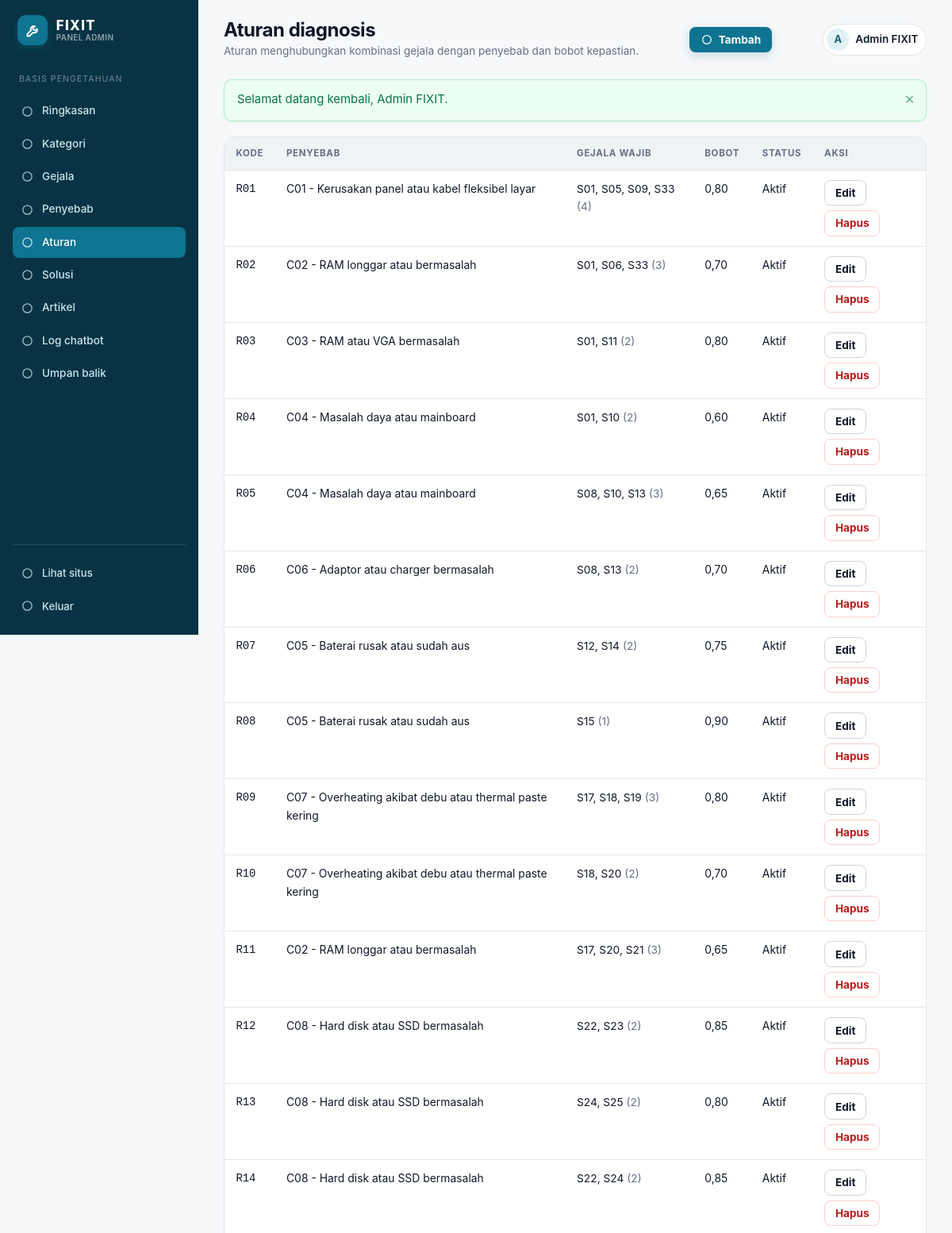
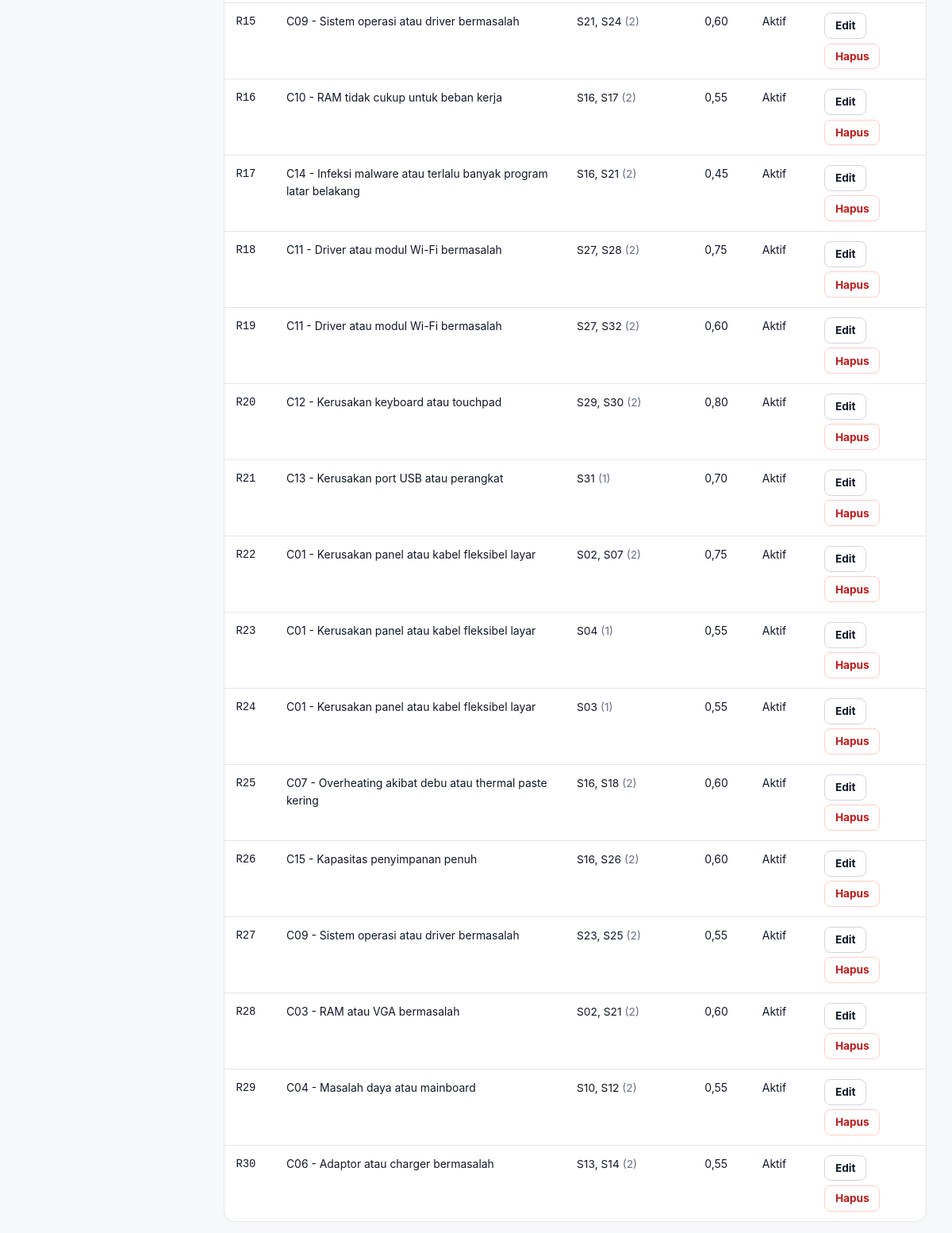
Screenshot of /admin/aturan.php (signed in) with the database file from the repository (2 pictures, top to bottom).
### tables this page shows
CREATE TABLE rules (
  id INT UNSIGNED AUTO_INCREMENT PRIMARY KEY,
  cause_id INT UNSIGNED NOT NULL,
  kode VARCHAR(10) NOT NULL UNIQUE,
  bobot DECIMAL(3,2) NOT NULL DEFAULT 0.50,
  aktif TINYINT(1) NOT NULL DEFAULT 1,
  CONSTRAINT fk_rules_cause FOREIGN KEY (cause_id)
    REFERENCES causes (id) ON DELETE CASCADE
);

CREATE TABLE causes (
  id INT UNSIGNED AUTO_INCREMENT PRIMARY KEY,
  kode VARCHAR(10) NOT NULL UNIQUE,
  nama_penyebab VARCHAR(150) NOT NULL,
  deskripsi TEXT NULL,
  tingkat_risiko ENUM('rendah', 'sedang', 'tinggi') NOT NULL DEFAULT 'sedang'
);

### includes/functions.php (called while the page is built, shortened)
<?php
function e(mixed $value): string
{
    return htmlspecialchars((string) $value, ENT_QUOTES, 'UTF-8');
}

### admin/aturan.php (the view, shortened to what this page needs)
<?php
require_once __DIR__ . '/../includes/bootstrap.php';
require_once __DIR__ . '/_layout.php';
$mode = $_GET['action'] ?? 'list';
$aksi = $mode === 'list'
    ? '<a class="btn btn-primary btn-sm" href="?action=new">' . admin_icon('tambah') . ' Tambah</a>'
    : '<a class="btn btn-ghost btn-sm" href="' . url('/admin/aturan.php') . '">Kembali</a>';
?>
<?php if ($mode === 'list'): ?>
    <?php
    $daftar = $pdo->query(
        'SELECT r.*, c.kode AS kode_penyebab, c.nama_penyebab,
                (SELECT COUNT(*) FROM rule_symptoms rs WHERE rs.rule_id = r.id) AS jumlah_gejala
         FROM rules r JOIN causes c ON c.id = r.cause_id
         ORDER BY r.kode'
    )->fetchAll();
    $peta = [];
    $relasi = $pdo->query(
        'SELECT rs.rule_id, s.kode FROM rule_symptoms rs JOIN symptoms s ON s.id = rs.symptom_id ORDER BY s.kode'
    )->fetchAll();
    foreach ($relasi as $rel) {
        $peta[(int) $rel['rule_id']][] = $rel['kode'];
    }
    ?>
    <div class="table-wrap">
        <?php if (!$daftar): ?>
            <div class="table-empty">Belum ada aturan.</div>
        <?php else: ?>
            <table class="data-table">
                <thead>
                    <tr>
                        <th>Kode</th>
                        <th>Penyebab</th>
                        <th>Gejala wajib</th>
                        <th>Bobot</th>
                        <th>Status</th>
                        <th>Aksi</th>
                    </tr>
                </thead>
                <tbody>
                    <?php foreach ($daftar as $item): ?>
                        <tr>
                            <td class="mono"><?= e($item['kode']) ?></td>
                            <td><?= e($item['kode_penyebab'] . ' - ' . $item['nama_penyebab']) ?></td>
                            <td style="max-width:320px">
                                <span class="small"><?= e(implode(', ', $peta[(int) $item['id']] ?? [])) ?></span>
                                <span class="muted small">(<?= (int) $item['jumlah_gejala'] ?>)</span>
                            </td>
                            <td><?= e(number_format((float) $item['bobot'], 2, ',', '.')) ?></td>
                            <td><?= (int) $item['aktif'] === 1 ? 'Aktif' : 'Nonaktif' ?></td>
                            <td>
                                <div class="actions">
                                    <a class="btn btn-outline btn-sm" href="?action=edit&amp;id=<?= (int) $item['id'] ?>">Edit</a>
                                    <form method="post" data-confirm="Hapus aturan ini?" style="display:inline">
                                        <button type="submit" class="btn btn-danger btn-sm">Hapus</button>
                                    </form>
                                </div>
                            </td>
                        </tr>
                    <?php endforeach; ?>
                </tbody>
            </table>
        <?php endif; ?>
    </div>
<?php endif; ?>

### assets/css/style.css (style rules this page uses)
:root { --bg: #f6f8fa; --surface: #ffffff; --surface-2: #eef3f5; --text: #101828; --muted: #667085; --border: #e4e7ec; --border-strong: #d0d5dd; --primary: #0e7490; --primary-dark: #155e75; --primary-soft: #e0f2f6; --primary-ink: #083344; --amber: #b45309; --risk-rendah: #15803d; --risk-rendah-bg: #ecfdf3; --risk-sedang: #b45309; --risk-sedang-bg: #fffaeb; --risk-tinggi: #b91c1c; --risk-tinggi-bg: #fef3f2; --radius: 14px; --radius-sm: 10px; --radius-lg: 20px; --shadow-sm: 0 1px 2px rgba(16, 24, 40, .05); --shadow: 0 8px 24px rgba(16, 24, 40, .07); --shadow-lg: 0 24px 48px rgba(16, 24, 40, .10); --font: -apple-system, BlinkMacSystemFont, "Segoe UI", Inter, Roboto, "Helvetica Neue", Arial, sans-serif; --mono: "Cascadia Code", "SFMono-Regular", Consolas, monospace; }
*, *::before, *::after { box-sizing: border-box; }
html { -webkit-text-size-adjust: 100%; scroll-behavior: smooth; }
body { margin: 0; background: var(--bg); color: var(--text); font-family: var(--font); font-size: 16px; line-height: 1.6; -webkit-font-smoothing: antialiased; }
a { color: var(--primary-dark); text-decoration: none; }
.btn { display: inline-flex; align-items: center; justify-content: center; gap: .45rem; padding: .68rem 1.15rem; border: 1px solid transparent; border-radius: 10px; font-family: inherit; font-size: .95rem; font-weight: 650; line-height: 1.2; cursor: pointer; transition: transform .12s ease, background .15s ease, border-color .15s ease, box-shadow .15s ease; text-align: center; }
.btn-primary { background: var(--primary); color: #fff; box-shadow: 0 4px 12px rgba(14, 116, 144, .22); }
.btn-outline { background: var(--surface); border-color: var(--border-strong); color: var(--text); }
.btn-danger { background: #fff; border-color: #fecdca; color: var(--risk-tinggi); }
.btn-sm { padding: .45rem .8rem; font-size: .85rem; border-radius: 8px; }
.muted { color: var(--muted); }
.small { font-size: .86rem; }
.mono { font-family: var(--mono); }
.table-wrap { overflow-x: auto; border: 1px solid var(--border); border-radius: var(--radius); background: var(--surface); }
.data-table { width: 100%; border-collapse: collapse; font-size: .87rem; min-width: 620px; }
.data-table th { text-align: left; padding: .7rem .9rem; background: var(--surface-2); color: var(--muted); font-size: .72rem; letter-spacing: .06em; text-transform: uppercase; font-weight: 700; border-bottom: 1px solid var(--border); white-space: nowrap; }
.data-table td { padding: .75rem .9rem; border-bottom: 1px solid var(--border); vertical-align: top; }
.data-table tr:last-child td { border-bottom: 0; }
.data-table .actions { display: flex; gap: .35rem; flex-wrap: wrap; }
.admin-topbar .btn { margin-left: auto; }

### rows the page displays
rules: kode "R01", cause.nama_penyebab "C01 - Kerusakan panel atau kabel fleksibel layar", id "S01, S05, S09, S33", jumlah_gejala "4", bobot "0,80", aktif "Aktif"
rules: kode "R02", cause.nama_penyebab "C02 - RAM longgar atau bermasalah", id "S01, S06, S33", jumlah_gejala "3", bobot "0,70", aktif "Aktif"
rules: kode "R03", cause.nama_penyebab "C03 - RAM atau VGA bermasalah", id "S01, S11", jumlah_gejala "2", bobot "0,80", aktif "Aktif"
rules: kode "R04", cause.nama_penyebab "C04 - Masalah daya atau mainboard", id "S01, S10", jumlah_gejala "2", bobot "0,60", aktif "Aktif"
rules: kode "R05", cause.nama_penyebab "C04 - Masalah daya atau mainboard", id "S08, S10, S13", jumlah_gejala "3", bobot "0,65", aktif "Aktif"
rules: kode "R06", cause.nama_penyebab "C06 - Adaptor atau charger bermasalah", id "S08, S13", jumlah_gejala "2", bobot "0,70", aktif "Aktif"
rules: kode "R07", cause.nama_penyebab "C05 - Baterai rusak atau sudah aus", id "S12, S14", jumlah_gejala "2", bobot "0,75", aktif "Aktif"
rules: kode "R08", cause.nama_penyebab "C05 - Baterai rusak atau sudah aus", id "S15", jumlah_gejala "1", bobot "0,90", aktif "Aktif"
rules: kode "R09", cause.nama_penyebab "C07 - Overheating akibat debu atau thermal paste kering", id "S17, S18, S19", jumlah_gejala "3", bobot "0,80", aktif "Aktif"
rules: kode "R10", cause.nama_penyebab "C07 - Overheating akibat debu atau thermal paste kering", id "S18, S20", jumlah_gejala "2", bobot "0,70", aktif "Aktif"
rules: kode "R11", cause.nama_penyebab "C02 - RAM longgar atau bermasalah", id "S17, S20, S21", jumlah_gejala "3", bobot "0,65", aktif "Aktif"
rules: kode "R12", cause.nama_penyebab "C08 - Hard disk atau SSD bermasalah", id "S22, S23", jumlah_gejala "2", bobot "0,85", aktif "Aktif"
rules: kode "R13", cause.nama_penyebab "C08 - Hard disk atau SSD bermasalah", id "S24, S25", jumlah_gejala "2", bobot "0,80", aktif "Aktif"
rules: kode "R14", cause.nama_penyebab "C08 - Hard disk atau SSD bermasalah", id "S22, S24", jumlah_gejala "2", bobot "0,85", aktif "Aktif"
rules: kode "R15", cause.nama_penyebab "C09 - Sistem operasi atau driver bermasalah", id "S21, S24", jumlah_gejala "2", bobot "0,60", aktif "Aktif"
rules: kode "R16", cause.nama_penyebab "C10 - RAM tidak cukup untuk beban kerja", id "S16, S17", jumlah_gejala "2", bobot "0,55", aktif "Aktif"
rules: kode "R17", cause.nama_penyebab "C14 - Infeksi malware atau terlalu banyak program latar belakang", id "S16, S21", jumlah_gejala "2", bobot "0,45", aktif "Aktif"
rules: kode "R18", cause.nama_penyebab "C11 - Driver atau modul Wi-Fi bermasalah", id "S27, S28", jumlah_gejala "2", bobot "0,75", aktif "Aktif"
rules: kode "R19", cause.nama_penyebab "C11 - Driver atau modul Wi-Fi bermasalah", id "S27, S32", jumlah_gejala "2", bobot "0,60", aktif "Aktif"
rules: kode "R20", cause.nama_penyebab "C12 - Kerusakan keyboard atau touchpad", id "S29, S30", jumlah_gejala "2", bobot "0,80", aktif "Aktif"
rules: kode "R21", cause.nama_penyebab "C13 - Kerusakan port USB atau perangkat", id "S31", jumlah_gejala "1", bobot "0,70", aktif "Aktif"
rules: kode "R22", cause.nama_penyebab "C01 - Kerusakan panel atau kabel fleksibel layar", id "S02, S07", jumlah_gejala "2", bobot "0,75", aktif "Aktif"
rules: kode "R23", cause.nama_penyebab "C01 - Kerusakan panel atau kabel fleksibel layar", id "S04", jumlah_gejala "1", bobot "0,55", aktif "Aktif"
rules: kode "R24", cause.nama_penyebab "C01 - Kerusakan panel atau kabel fleksibel layar", id "S03", jumlah_gejala "1", bobot "0,55", aktif "Aktif"
rules: kode "R25", cause.nama_penyebab "C07 - Overheating akibat debu atau thermal paste kering", id "S16, S18", jumlah_gejala "2", bobot "0,60", aktif "Aktif"
rules: kode "R26", cause.nama_penyebab "C15 - Kapasitas penyimpanan penuh", id "S16, S26", jumlah_gejala "2", bobot "0,60", aktif "Aktif"
rules: kode "R27", cause.nama_penyebab "C09 - Sistem operasi atau driver bermasalah", id "S23, S25", jumlah_gejala "2", bobot "0,55", aktif "Aktif"
rules: kode "R28", cause.nama_penyebab "C03 - RAM atau VGA bermasalah", id "S02, S21", jumlah_gejala "2", bobot "0,60", aktif "Aktif"
rules: kode "R29", cause.nama_penyebab "C04 - Masalah daya atau mainboard", id "S10, S12", jumlah_gejala "2", bobot "0,55", aktif "Aktif"
rules: kode "R30", cause.nama_penyebab "C06 - Adaptor atau charger bermasalah", id "S13, S14", jumlah_gejala "2", bobot "0,55", aktif "Aktif"

### other values shown
$label "Ringkasan"
$label "Kategori"
$label "Gejala"
$label "Penyebab"
$label "Aturan"
$label "Solusi"
$label "Artikel"
$label "Log chatbot"
$label "Umpan balik"
$title "Aturan diagnosis"
$subtitle "Aturan menghubungkan kombinasi gejala dengan penyebab dan bobot kepastian."
mb_strtoupper(mb_substr($pengguna['nama'] ?? 'A', 0, 1)) "A"
$pengguna['nama'] "Admin FIXIT"
$flash['message'] "Selamat datang kembali, Admin FIXIT."
